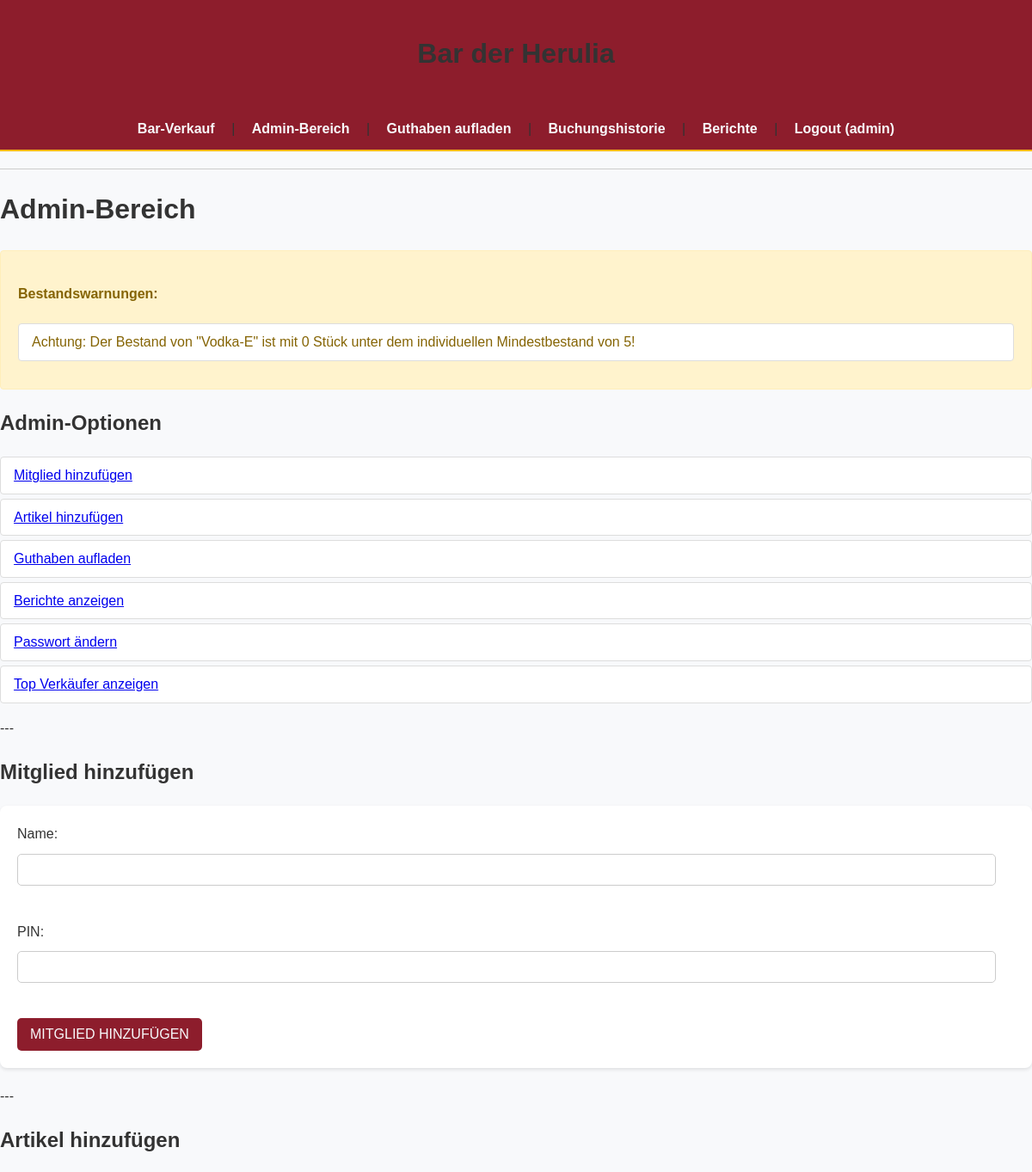
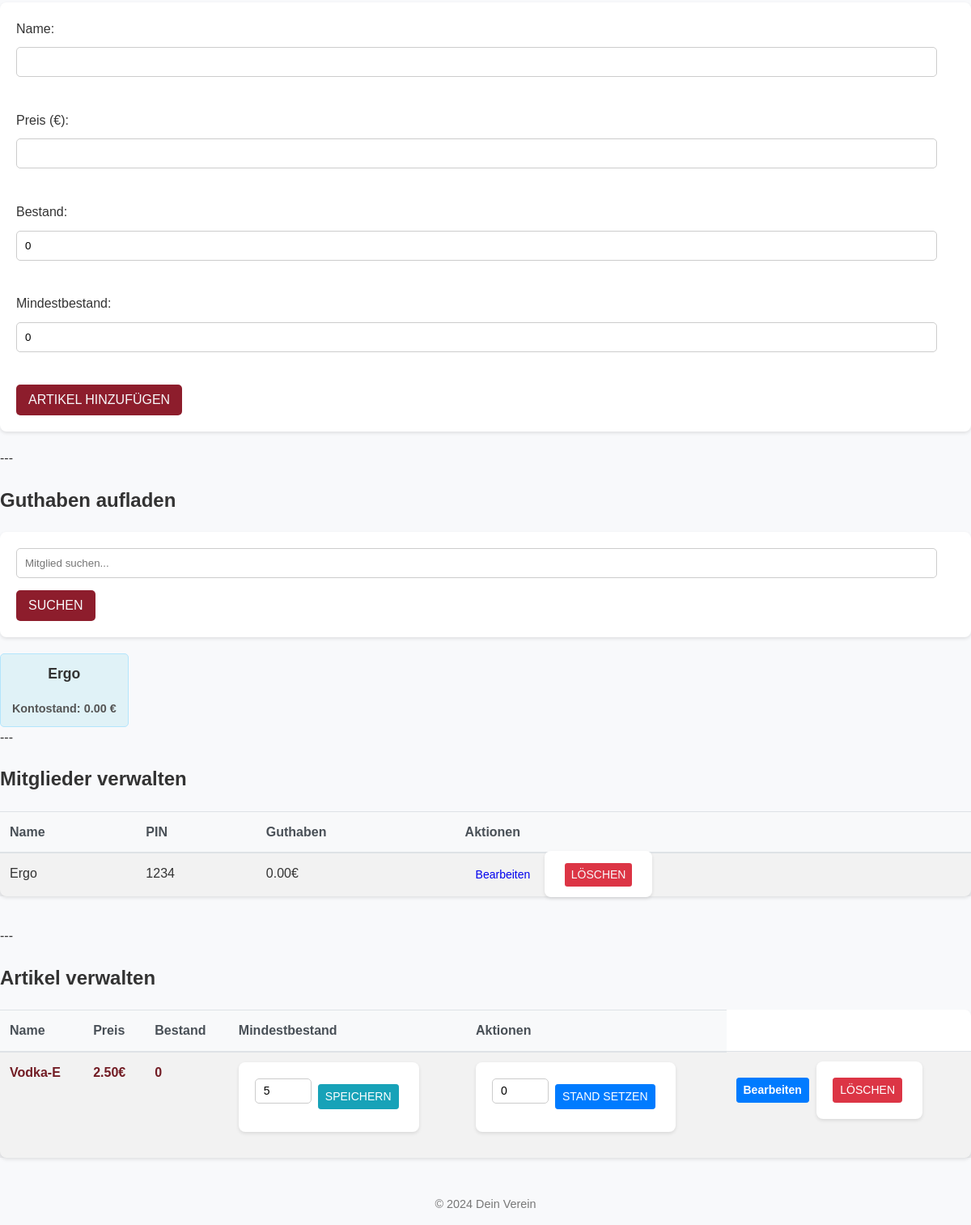
The page /admin (signed in) on the database its author committed (2 pictures, top to bottom).
### models.py (models this page shows, shortened)
class User(db.Model, UserMixin):
    id = db.Column(db.Integer, primary_key=True)
    username = db.Column(db.String(80), unique=True, nullable=False)
    password = db.Column(db.String(128), nullable=False) # Speichert das gehashte Passwort
    is_admin = db.Column(db.Boolean, default=False) # Optional: Feld, um Admins zu kennzeichnen

class Mitglied(db.Model):
    id = db.Column(db.Integer, primary_key=True)
    name = db.Column(db.String(100), unique=True, nullable=False)
    pin = db.Column(db.String(10), unique=True, nullable=False)
    guthaben = db.Column(db.Float, default=0.0)
    buchungen_von_mitglied = db.relationship('Buchung', back_populates='mitglied_obj', lazy=True)

class Artikel(db.Model):
    id = db.Column(db.Integer, primary_key=True)
    name = db.Column(db.String(100), unique=True, nullable=False)
    preis = db.Column(db.Float, nullable=False)
    bestand = db.Column(db.Integer, nullable=False, default=0)
    mindestbestand = db.Column(db.Integer, default=5, nullable=False) # Standardwert 5
    buchungen = db.relationship('Buchung', lazy=True) # Stelle sicher, dass diese auch hier ist
    buchungen_von_artikel = db.relationship('Buchung', back_populates='artikel_obj', lazy=True)

### app.py (the view)
@app.route("/admin")
@login_required  # Nur für angemeldete Benutzer (Admins) zugänglich
def admin_bereich():
    gesamt_einkommen_result = (
        db.session.query(func.sum(Buchung.gesamtpreis))
        .filter(Buchung.storniert == False)
        .scalar()
    )
    gesamt_einkommen = (
        gesamt_einkommen_result if gesamt_einkommen_result is not None else 0.0
    )
    alle_mitglieder_objekte = Mitglied.query.order_by(Mitglied.name).all()
    mitglieder_for_template = []
    for mitglied_obj in alle_mitglieder_objekte:
        mitglieder_for_template.append(
            {
                "id": mitglied_obj.id,
                "name": mitglied_obj.name,
                "guthaben": mitglied_obj.guthaben,
            }
        )
    alle_artikel = Artikel.query.order_by(Artikel.name).all()
    warnungen = []
    artikel_mit_niedrigem_bestand = []
    for artikel_item in alle_artikel:  # Hier iterieren wir über alle_artikel
        if artikel_item.bestand < artikel_item.mindestbestand:
            warnungen.append(
                f'Achtung: Der Bestand von "{artikel_item.name}" ist mit {artikel_item.bestand} Stück unter dem individuellen Mindestbestand von {artikel_item.mindestbestand}!'
            )
    return render_template(
        "admin.html",
        alle_mitglieder=alle_mitglieder_objekte,
        alle_artikel=alle_artikel,  # Das ist die Liste aller Artikel
        artikel_mit_niedrigem_bestand=artikel_mit_niedrigem_bestand,  # Die Liste der kritischen Artikel
        gesamt_einkommen=gesamt_einkommen,  # Nicht vergessen, falls du es im Admin-Bereich anzeigst
        alle_mitglieder_for_recharge=mitglieder_for_template,
        warnungen=warnungen,
    )

### app.py (called while the page is built)
@login_manager.user_loader
def load_user(user_id):
    return User.query.get(int(user_id))

### templates/admin.html (shortened to what this page needs)
{% extends "base.html" %}
{% block content %}
<h1>Admin-Bereich</h1>
{% if warnungen %}
    <div class="alert alert-warning" role="alert">
        <h4>Bestandswarnungen:</h4>
        <ul>
            {% for warnung in warnungen %}
                <li>{{ warnung }}</li>
            {% endfor %}
        </ul>
    </div>
{% endif %}
<div class="admin-section">
    <h2>Admin-Optionen</h2>
    <ul>
        <li><a href="{{ url_for('add_mitglied') }}">Mitglied hinzufügen</a></li>
        <li><a href="{{ url_for('add_artikel') }}">Artikel hinzufügen</a></li>
        <li><a href="{{ url_for('guthaben_aufladen') }}">Guthaben aufladen</a></li>
        <li><a href="{{ url_for('berichte') }}">Berichte anzeigen</a></li>
        <li><a href="{{ url_for('change_password') }}">Passwort ändern</a></li>
        <li><a href="{{ url_for('top_verkaeufer') }}">Top Verkäufer anzeigen</a></li>
    </ul>
</div>
---
<h2>Mitglied hinzufügen</h2>
<form action="{{ url_for('add_mitglied') }}" method="POST">
    <label for="name">Name:</label>
    <input type="text" id="name" name="name" required><br><br>
    <label for="pin">PIN:</label>
    <input type="text" id="pin" name="pin" required><br><br>
    <button type="submit">Mitglied hinzufügen</button>
</form>
---
<h2>Artikel hinzufügen</h2>
<form action="{{ url_for('add_artikel') }}" method="POST">
    <label for="artikel_name">Name:</label>
    <input type="text" id="artikel_name" name="name" required><br><br>
    <label for="artikel_preis">Preis (€):</label>
    <input type="number" step="0.01" id="artikel_preis" name="preis" required><br><br>
    <label for="artikel_bestand">Bestand:</label>
    <input type="number" id="artikel_bestand" name="bestand" min="0" value="0" required><br><br>
    <label for="artikel_mindestbestand">Mindestbestand:</label>
    <input type="number" id="artikel_mindestbestand" name="mindestbestand" min="0" value="0" required><br><br>
    <button type="submit">Artikel hinzufügen</button>
</form>
---
<h2>Guthaben aufladen</h2>
<form id="memberSearchFormAufladen">
    <input type="text" id="search_term_aufladen" placeholder="Mitglied suchen...">
    <button type="button" id="searchButtonAufladen">Suchen</button>
</form>
<div id="memberListAufladen" class="member-grid">
</div>
---
<h2>Mitglieder verwalten</h2>
{% if alle_mitglieder %}
<div class="table-responsive mb-4">
    <table class="table table-striped table-hover">
        <thead>
            <tr>
                <th>Name</th>
                <th>PIN</th>
                <th>Guthaben</th>
                <th>Aktionen</th>
            </tr>
        </thead>
        <tbody>
            {% for mitglied in alle_mitglieder %}
            <tr>
                <td>{{ mitglied.name }}</td>
                <td>{{ mitglied.pin }}</td>
                <td>{{ "%.2f"|format(mitglied.guthaben) }}€</td>
                <td>
                    <a href="{{ url_for('mitglied_bearbeiten', mitglied_id=mitglied.id) }}" class="button small">Bearbeiten</a>
                    <form action="{{ url_for('mitglied_loeschen', mitglied_id=mitglied.id) }}" method="POST" style="display:inline;" onsubmit="return confirm('Sicher, dass du {{ mitglied.name }} löschen möchtest? Alle Transaktionen dieses Mitglieds werden ebenfalls gelöscht!');">
    <button type="submit" class="button small delete-button">Löschen</button>
</form>
                </td>
            </tr>
            {% endfor %}
        </tbody>
    </table>
</div>
{% else %}
<p class="alert alert-info">Keine Mitglieder vorhanden.</p>
{% endif %}
---
<h2>Artikel verwalten</h2>
{% if alle_artikel %}
<div class="table-responsive">
    <table class="table table-striped table-hover">
        <thead>
            <tr>
                <th>Name</th>
                <th>Preis</th>
                <th>Bestand</th>
                <th>Mindestbestand</th>
                <th>Aktionen</th>
            </tr>
        </thead>
        <tbody>
            {% for artikel_item in alle_artikel %}
            <tr class="{% if artikel_item.bestand < artikel_item.mindestbestand %}bestand-niedrig{% endif %}">
                <td>{{ artikel_item.name }}</td>
                <td>{{ "%.2f"|format(artikel_item.preis) }}€</td>
                <td>{{ artikel_item.bestand }}</td>
                <td>
                    <form action="{{ url_for('mindestbestand_setzen', artikel_id=artikel_item.id) }}" method="post" class="d-inline-flex align-items-center">
                        <input type="number" name="neuer_mindestbestand" value="{{ artikel_item.mindestbestand }}" min="0" class="form-control form-control-sm mr-2" style="width: 70px;">
                        <button type="submit" class="btn btn-info btn-sm">Speichern</button>
                    </form>
                </td>
                <td>
                    <form action="{{ url_for('bestand_auf_setzen', artikel_id=artikel_item.id) }}" method="post" class="d-inline-flex align-items-center">
                        <input type="number" name="neuer_bestand" value="{{ artikel_item.bestand }}" min="0" class="form-control form-control-sm mr-2" style="width: 70px;">
                        <button type="submit" class="btn btn-primary btn-sm">Stand setzen</button>
                    </form>
                </td>
                <td>
                    <a href="{{ url_for('artikel_bearbeiten', artikel_id=artikel_item.id) }}" class="btn btn-primary btn-sm">Bearbeiten</a>
                    <form action="{{ url_for('artikel_loeschen', artikel_id=artikel_item.id) }}" method="post" class="d-inline-flex">
                        <button type="submit" class="btn btn-danger btn-sm" onclick="return confirm('Sicher?');">Löschen</button>
                    </form>
                </td>
            </tr>
            {% endfor %}
        </tbody>
    </table>
</div>
{% else %}
<p class="alert alert-info">Keine Artikel vorhanden.</p>
{% endif %}
{% endblock %}

### templates/base.html (shortened to what this page needs)
<!DOCTYPE html>
<html lang="de">
<head>
    <link rel="stylesheet" href="{{ url_for('static', filename='css/style.css') }}">
</head>
<body>
    <header>
        <h1>Bar der Herulia</h1>
    </header>
    <nav>
        <a href="{{ url_for('bar_interface') }}">Bar-Verkauf</a>
        {% if current_user.is_authenticated %}
            | <a href="{{ url_for('admin_bereich') }}">Admin-Bereich</a>
            | <a href="{{ url_for('aufladen_seite_anzeigen') }}">Guthaben aufladen</a>
            | <a href="{{ url_for('buchungshistorie') }}">Buchungshistorie</a>
            | <a href="{{ url_for('berichte') }}">Berichte</a>
            | <a href="{{ url_for('logout') }}">Logout ({{ current_user.username }})</a>
        {% else %}
            | <a href="{{ url_for('login') }}">Admin Login</a>
        {% endif %}
    </nav>
    <hr>
    <main>
        {% block content %}{% endblock %}
    </main>
    <footer>
        <p>&copy; 2024 Dein Verein</p>
    </footer>
</body>
</html>

### static/css/style.css (style rules this page uses)
:root { --primary-white: #f8f9fb; --primary-red: #8d1d2c; --primary-gold: #f7ba0b; --text-dark: #333; --text-light: #f8f9fb; }
body { font-family: Arial, sans-serif; margin: 0; padding: 0; background-color: var(--primary-white); color: var(--text-dark); line-height: 1.6; }
header { background-color: var(--primary-red); color: var(--text-light); padding: 1rem 0; text-align: center; box-shadow: 0 2px 5px rgba(0,0,0,0.2); }
nav { background-color: var(--primary-red); padding: 0.7rem 0; text-align: center; border-bottom: 2px solid var(--primary-gold); }
nav a { color: var(--text-light); text-decoration: none; padding: 0 15px; font-weight: bold; transition: color 0.3s ease; }
hr { border: 0; height: 1px; background: #ccc; margin: 20px 0; }
h1, h2, h3 { color: #333; }
ul { list-style-type: none; padding: 0; }
li { background-color: #fff; margin-bottom: 5px; padding: 8px 15px; border-radius: 4px; border: 1px solid #ddd; }
form { background-color: #fff; padding: 20px; border-radius: 8px; box-shadow: 0 2px 4px rgba(0,0,0,0.1); margin-bottom: 20px; }
form label { display: inline-block; width: 120px; margin-bottom: 10px; }
input[type="text"], input[type="number"], input[type="password"], input[type="email"], select { width: calc(100% - 22px); padding: 10px; margin-bottom: 15px; border: 1px solid #ccc; border-radius: 5px; box-sizing: border-box; }
button, input[type="submit"] { background-color: var(--primary-red); color: var(--text-light); padding: 10px 15px; border: none; border-radius: 5px; cursor: pointer; font-size: 1em; transition: background-color 0.3s ease, transform 0.2s ease; text-transform: uppercase; }
.remove-btn, .delete-button { background-color: #dc3545; color: var(--text-light); }
footer { text-align: center; margin-top: 30px; font-size: 0.9em; color: #777; }
.button.small { padding: 5px 10px; font-size: 0.8em; margin-left: 5px; }

### templates/admin.html (style rules this page uses)
.bestand-niedrig { background-color: #f8d7da; color: #721c24; font-weight: bold; }
.table-responsive { overflow-x: auto; margin-bottom: 20px; }
.table { width: 100%; border-collapse: collapse; margin-bottom: 1rem; background-color: #fff; border-radius: 8px; box-shadow: 0 2px 4px rgba(0,0,0,0.1); }
.table th, .table td { padding: 0.75rem; vertical-align: top; border-top: 1px solid #dee2e6; text-align: left; }
.table thead th { vertical-align: bottom; border-bottom: 2px solid #dee2e6; background-color: #f8f9fa; color: #495057; }
.table-striped tbody tr:nth-of-type(odd) { background-color: rgba(0,0,0,0.05); }
.button.small, .btn-sm { padding: 0.25rem 0.5rem; font-size: 0.875rem; line-height: 1.5; border-radius: 0.2rem; text-decoration: none; display: inline-block; margin-right: 5px; }
.btn-primary { background-color: #007bff; color: white; border: 1px solid #007bff; }
.btn-danger { background-color: #dc3545; color: white; border: 1px solid #dc3545; }
.btn-info { background-color: #17a2b8; color: white; border: 1px solid #17a2b8; }
.form-control-sm { height: calc(1.5em + 0.5rem + 2px); padding: 0.25rem 0.5rem; font-size: 0.875rem; line-height: 1.5; border-radius: 0.2rem; }
.d-inline-flex { display: inline-flex !important; }
.align-items-center { align-items: center !important; }
.mr-2 { margin-right: 0.5rem !important; }
.alert { padding: 1rem 1.25rem; margin-bottom: 1rem; border: 1px solid transparent; border-radius: 0.25rem; margin-top: 15px; }
.alert-warning { color: #856404; background-color: #fff3cd; border-color: #ffeeba; }
.member-grid { display: grid; grid-template-columns: repeat(auto-fill, minmax(150px, 1fr)); gap: 15px; margin-top: 20px; }

### rows shown on the page
User: username "admin"
Mitglied: name "Ergo", pin "1234", guthaben "0.00"
Artikel: name "Vodka-E", preis "2.50", bestand "0", neuer_mindestbestand "5", neuer_bestand "0"

### other values the page prints
{{ warnung }} "Achtung: Der Bestand von \"Vodka-E\" ist mit 0 Stück unter dem individuellen Mindestbestand von 5!"
